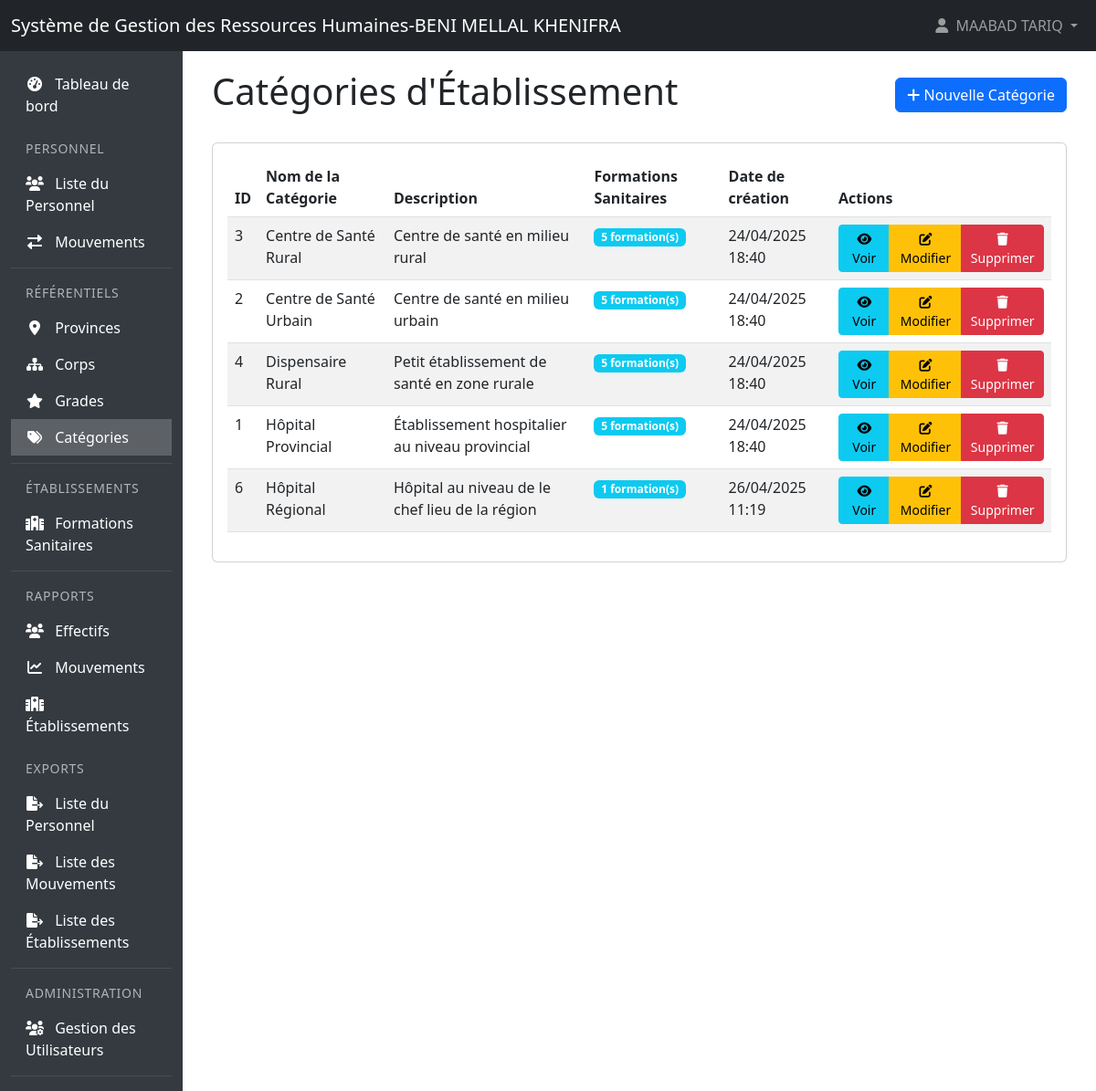
/APP_SGRHBMKH/categories (signed in), run on the app's committed database.
### tables this page shows
CREATE TABLE `categories_etablissements` (
  `id` int(11) NOT NULL,
  `nom_categorie` varchar(100) NOT NULL,
  `description` text DEFAULT NULL,
  `created_at` timestamp NOT NULL DEFAULT current_timestamp(),
  `updated_at` timestamp NOT NULL DEFAULT current_timestamp() ON UPDATE current_timestamp(),
  `deleted_at` timestamp NULL DEFAULT NULL
);

### controllers/CategorieEtablissementController.php (called while the page is built, shortened)
<?php
class CategorieEtablissementController extends Controller {
    private $categorieModel;
    public function __construct() {
        require_once __DIR__ . '/../models/CategorieEtablissement.php';
        $this->categorieModel = new CategorieEtablissement();
    }
    public function index() {
        $categories = $this->categorieModel->findWithStats();
        $this->render('categories/index', [
            'categories' => $categories,
            'canCreate' => $this->canCreate(),
            'canEdit' => $this->canEdit(),
            'canDelete' => $this->canDelete()
        ]);
    }
}

### models/Model.php (called while the page is built, shortened)
<?php
require_once __DIR__ . '/../config/database.php';
abstract class Model {
    public function __construct() {
        $database = new Database();
        $this->db = $database->getConnection();
    }
}
?>

### config/database.php (called while the page is built, shortened)
<?php
class Database {
    private $host = "localhost";
    private $db_name = "sgrhbmkh_db";
    private $username = "root";
    private $password = "";
    public function getConnection() {
        $this->db = null;
        try {
            $dsn = "mysql:host=" . $this->host . ";dbname=" . $this->db_name . ";charset=utf8";
            $this->db = new PDO($dsn, $this->username, $this->password, [
                PDO::ATTR_ERRMODE => PDO::ERRMODE_EXCEPTION,
                PDO::ATTR_DEFAULT_FETCH_MODE => PDO::FETCH_ASSOC,
                PDO::ATTR_EMULATE_PREPARES => false,
                PDO::MYSQL_ATTR_INIT_COMMAND => "SET NAMES utf8mb4"
            ]);
            $this->db->query("SELECT 1");
        } catch(PDOException $e) {
            error_log("Database connection error: " . $e->getMessage());
            error_log("DSN used: " . $dsn);
            error_log("Stack trace: " . $e->getTraceAsString());
            throw new Exception("Une erreur est survenue lors de la connexion à la base de données: " . $e->getMessage());
        }
        return $this->db;
    }
}
?>

### models/CategorieEtablissement.php (called while the page is built, shortened)
<?php
class CategorieEtablissement extends Model {
    public function __construct() {
        parent::__construct();
        $this->table = 'categories_etablissements';
    }
    public function findWithStats() {
        try {
            $sql = "SELECT ce.*, COUNT(fs.id) as nombre_formations,
                    (SELECT COUNT(*) FROM personnel p
                     JOIN formations_sanitaires fs2 ON p.formation_sanitaire_id = fs2.id
                     WHERE fs2.categorie_id = ce.id AND p.deleted_at IS NULL) as nombre_personnel
                    FROM " . $this->table . " ce
                    LEFT JOIN formations_sanitaires fs ON ce.id = fs.categorie_id AND fs.deleted_at IS NULL
                    WHERE ce.deleted_at IS NULL
                    GROUP BY ce.id
                    ORDER BY ce.nom_categorie ASC";
            $stmt = $this->db->prepare($sql);
            $stmt->execute();
            return $stmt->fetchAll(PDO::FETCH_ASSOC);
        } catch (\PDOException $e) {
            error_log("Error in findWithStats: " . $e->getMessage());
            throw new \Exception("Erreur lors de la récupération des statistiques des catégories");
        }
    }
}

### views/categories/index.php (the view, shortened to what this page needs)
<div class="container-fluid">
    <div class="d-flex justify-content-between align-items-center mb-4">
        <h1>Catégories d'Établissement</h1>
        <?php if ($canCreate): ?>
            <a href="/APP_SGRHBMKH/categories/create" class="btn btn-primary">
                <i class="fas fa-plus"></i> Nouvelle Catégorie
            </a>
        <?php endif; ?>
    </div>
    <?php if (empty($categories)): ?>
        <div class="alert alert-info">
            Aucune catégorie n'a été trouvée.
        </div>
    <?php else: ?>
        <div class="card">
            <div class="card-body">
                <div class="table-responsive">
                    <table class="table table-striped table-hover">
                        <thead>
                            <tr>
                                <th>ID</th>
                                <th>Nom de la Catégorie</th>
                                <th>Description</th>
                                <th>Formations Sanitaires</th>
                                <th>Date de création</th>
                                <th>Actions</th>
                            </tr>
                        </thead>
                        <tbody>
                            <?php foreach ($categories as $categorie): ?>
                                <tr>
                                    <td><?= $categorie['id'] ?></td>
                                    <td><?= htmlspecialchars($categorie['nom_categorie']) ?></td>
                                    <td><?= htmlspecialchars($categorie['description'] ?? '') ?></td>
                                    <td>
                                        <span class="badge bg-info">
                                            <?= $categorie['nombre_formations'] ?> formation(s)
                                        </span>
                                    </td>
                                    <td><?= date('d/m/Y H:i', strtotime($categorie['created_at'])) ?></td>
                                    <td>
                                        <div class="btn-group" role="group">
                                            <a href="/APP_SGRHBMKH/categories/show/<?= $categorie['id'] ?>" class="btn btn-sm btn-info">
                                                <i class="fas fa-eye"></i> Voir
                                            </a>
                                            <?php if ($canEdit): ?>
                                                <a href="/APP_SGRHBMKH/categories/edit/<?= $categorie['id'] ?>" class="btn btn-sm btn-warning">
                                                    <i class="fas fa-edit"></i> Modifier
                                                </a>
                                            <?php endif; ?>
                                            <?php if ($canDelete): ?>
                                                <button type="button" class="btn btn-sm btn-danger"
                                                        onclick="confirmDelete(<?= $categorie['id'] ?>, '<?= addslashes($categorie['nom_categorie']) ?>', <?= $categorie['nombre_formations'] ?>)">
                                                    <i class="fas fa-trash"></i> Supprimer
                                                </button>
                                            <?php endif; ?>
                                        </div>
                                    </td>
                                </tr>
                            <?php endforeach; ?>
                        </tbody>
                    </table>
                </div>
            </div>
        </div>
    <?php endif; ?>
</div>

### data on the page
categories_etablissements: id "3", nom_categorie "Centre de Santé Rural", description "Centre de santé en milieu rural", nombre_formations "5", created_at "24/04/2025 18:40"
categories_etablissements: id "2", nom_categorie "Centre de Santé Urbain", description "Centre de santé en milieu urbain", nombre_formations "5", created_at "24/04/2025 18:40"
categories_etablissements: id "4", nom_categorie "Dispensaire Rural", description "Petit établissement de santé en zone rurale", nombre_formations "5", created_at "24/04/2025 18:40"
categories_etablissements: id "1", nom_categorie "Hôpital Provincial", description "Établissement hospitalier au niveau provincial", nombre_formations "5", created_at "24/04/2025 18:40"
categories_etablissements: id "6", nom_categorie "Hôpital Régional", description "Hôpital au niveau de le chef lieu de la région", nombre_formations "1", created_at "26/04/2025 11:19"

### other printed values
$_SESSION['user_name'] "MAABAD TARIQ"
